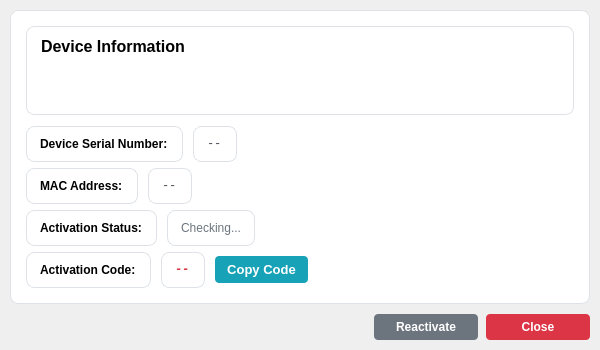
<?xml version="1.0" encoding="UTF-8"?>
<ui version="4.0">
 <class>ActivationWindow</class>
 <widget class="QMainWindow" name="ActivationWindow">
  <property name="geometry">
   <rect>
    <x>0</x>
    <y>0</y>
    <width>600</width>
    <height>350</height>
   </rect>
  </property>
  <property name="minimumSize">
   <size>
    <width>450</width>
    <height>300</height>
   </size>
  </property>
  <property name="windowTitle">
   <string>Device Activation - py-xiaozhi</string>
  </property>
  <property name="windowIcon">
   <iconset>
    <normaloff>.</normaloff>.</iconset>
  </property>
  <widget class="QWidget" name="centralwidget">
   <layout class="QVBoxLayout" name="verticalLayout">
    <property name="spacing">
     <number>10</number>
    </property>
    <property name="leftMargin">
     <number>10</number>
    </property>
    <property name="topMargin">
     <number>10</number>
    </property>
    <property name="rightMargin">
     <number>10</number>
    </property>
    <property name="bottomMargin">
     <number>10</number>
    </property>
    <item>
     <widget class="QFrame" name="info_frame">
      <property name="frameShape">
       <enum>QFrame::StyledPanel</enum>
      </property>
      <property name="styleSheet">
       <string>QFrame { background-color: white; border: 1px solid #dee2e6; border-radius: 8px; padding: 10px; }</string>
      </property>
      <layout class="QVBoxLayout" name="info_layout">
       <property name="spacing">
        <number>6</number>
       </property>
       <property name="leftMargin">
        <number>5</number>
       </property>
       <property name="topMargin">
        <number>5</number>
       </property>
       <property name="rightMargin">
        <number>5</number>
       </property>
       <property name="bottomMargin">
        <number>5</number>
       </property>
       <item>
        <widget class="QLabel" name="info_title">
         <property name="text">
          <string>Device Information</string>
         </property>
         <property name="alignment">
          <set>Qt::AlignLeft</set>
         </property>
         <property name="styleSheet">
          <string>font-weight: bold; font-size: 12pt; margin-bottom: 5px;</string>
         </property>
        </widget>
       </item>
       <item>
        <layout class="QVBoxLayout" name="device_info_layout">
         <property name="spacing">
          <number>6</number>
         </property>
         <item>
          <layout class="QHBoxLayout" name="serial_layout">
           <property name="spacing">
            <number>10</number>
           </property>
           <item>
            <widget class="QLabel" name="serial_label">
             <property name="text">
              <string>Device Serial Number:</string>
             </property>
             <property name="alignment">
              <set>Qt::AlignLeft</set>
             </property>
             <property name="styleSheet">
              <string>font-weight: bold; min-width: 90px;</string>
             </property>
            </widget>
           </item>
           <item>
            <widget class="QLabel" name="serial_value">
             <property name="text">
              <string>--</string>
             </property>
             <property name="alignment">
              <set>Qt::AlignLeft</set>
             </property>
             <property name="styleSheet">
              <string>color: #495057; font-family: monospace;</string>
             </property>
            </widget>
           </item>
           <item>
            <spacer name="serial_spacer">
             <property name="orientation">
              <enum>Qt::Horizontal</enum>
             </property>
             <property name="sizeHint" stdset="0">
              <size>
               <width>40</width>
               <height>20</height>
              </size>
             </property>
            </spacer>
           </item>
          </layout>
         </item>
         <item>
          <layout class="QHBoxLayout" name="mac_layout">
           <property name="spacing">
            <number>10</number>
           </property>
           <item>
            <widget class="QLabel" name="mac_label">
             <property name="text">
              <string>MAC Address:</string>
             </property>
             <property name="alignment">
              <set>Qt::AlignLeft</set>
             </property>
             <property name="styleSheet">
              <string>font-weight: bold; min-width: 90px;</string>
             </property>
            </widget>
           </item>
           <item>
            <widget class="QLabel" name="mac_value">
             <property name="text">
              <string>--</string>
             </property>
             <property name="alignment">
              <set>Qt::AlignLeft</set>
             </property>
             <property name="styleSheet">
              <string>color: #495057; font-family: monospace;</string>
             </property>
            </widget>
           </item>
           <item>
            <spacer name="mac_spacer">
             <property name="orientation">
              <enum>Qt::Horizontal</enum>
             </property>
             <property name="sizeHint" stdset="0">
              <size>
               <width>40</width>
               <height>20</height>
              </size>
             </property>
            </spacer>
           </item>
          </layout>
         </item>
         <item>
          <layout class="QHBoxLayout" name="status_layout">
           <property name="spacing">
            <number>10</number>
           </property>
           <item>
            <widget class="QLabel" name="status_label">
             <property name="text">
              <string>Activation Status:</string>
             </property>
             <property name="alignment">
              <set>Qt::AlignLeft</set>
             </property>
             <property name="styleSheet">
              <string>font-weight: bold; min-width: 90px;</string>
             </property>
            </widget>
           </item>
           <item>
            <widget class="QLabel" name="status_value">
             <property name="text">
              <string>Checking...</string>
             </property>
             <property name="alignment">
              <set>Qt::AlignLeft</set>
             </property>
             <property name="styleSheet">
              <string>color: #6c757d;</string>
             </property>
            </widget>
           </item>
           <item>
            <spacer name="status_spacer">
             <property name="orientation">
              <enum>Qt::Horizontal</enum>
             </property>
             <property name="sizeHint" stdset="0">
              <size>
               <width>40</width>
               <height>20</height>
              </size>
             </property>
            </spacer>
           </item>
          </layout>
         </item>
         <item>
          <layout class="QHBoxLayout" name="activation_code_layout">
           <property name="spacing">
            <number>10</number>
           </property>
           <item>
            <widget class="QLabel" name="activation_code_label">
             <property name="text">
              <string>Activation Code:</string>
             </property>
             <property name="alignment">
              <set>Qt::AlignLeft</set>
             </property>
             <property name="styleSheet">
              <string>font-weight: bold; min-width: 90px;</string>
             </property>
            </widget>
           </item>
           <item>
            <widget class="QLabel" name="activation_code_value">
             <property name="text">
              <string>--</string>
             </property>
             <property name="alignment">
              <set>Qt::AlignLeft</set>
             </property>
             <property name="styleSheet">
              <string>color: #dc3545; font-family: monospace; font-weight: bold;</string>
             </property>
            </widget>
           </item>
           <item>
            <widget class="QPushButton" name="copy_code_btn">
             <property name="text">
              <string>Copy Code</string>
             </property>
             <property name="styleSheet">
              <string>
                QPushButton {
                  background-color: #17a2b8;
                  color: white;
                  border: none;
                  padding: 6px 12px;
                  border-radius: 4px;
                  font-weight: bold;
                  font-size: 10pt;
                }
                QPushButton:hover {
                  background-color: #138496;
                }
                QPushButton:pressed {
                  background-color: #10707f;
                }
              </string>
             </property>
            </widget>
           </item>
           <item>
            <spacer name="activation_code_spacer">
             <property name="orientation">
              <enum>Qt::Horizontal</enum>
             </property>
             <property name="sizeHint" stdset="0">
              <size>
               <width>40</width>
               <height>20</height>
              </size>
             </property>
            </spacer>
           </item>
          </layout>
         </item>
        </layout>
       </item>
      </layout>
     </widget>
    </item>
    <item>
     <layout class="QHBoxLayout" name="button_layout">
      <property name="spacing">
       <number>8</number>
      </property>
      <item>
       <spacer name="button_spacer">
        <property name="orientation">
         <enum>Qt::Horizontal</enum>
        </property>
        <property name="sizeHint" stdset="0">
         <size>
          <width>40</width>
          <height>20</height>
         </size>
        </property>
       </spacer>
      </item>
      <item>
       <widget class="QPushButton" name="retry_btn">
        <property name="text">
         <string>Reactivate</string>
        </property>
        <property name="styleSheet">
         <string>
           QPushButton {
             background-color: #6c757d;
             color: white;
             border: none;
             padding: 6px 12px;
             border-radius: 4px;
             font-weight: bold;
             min-width: 80px;
           }
           QPushButton:hover {
             background-color: #5a6268;
           }
           QPushButton:pressed {
             background-color: #495057;
           }
         </string>
        </property>
       </widget>
      </item>
      <item>
       <widget class="QPushButton" name="close_btn">
        <property name="text">
         <string>Close</string>
        </property>
        <property name="styleSheet">
         <string>
           QPushButton {
             background-color: #dc3545;
             color: white;
             border: none;
             padding: 6px 12px;
             border-radius: 4px;
             font-weight: bold;
             min-width: 80px;
           }
           QPushButton:hover {
             background-color: #c82333;
           }
           QPushButton:pressed {
             background-color: #bd2130;
           }
         </string>
        </property>
       </widget>
      </item>
     </layout>
    </item>
   </layout>
  </widget>
 </widget>
 <resources/>
 <connections/>
</ui>
